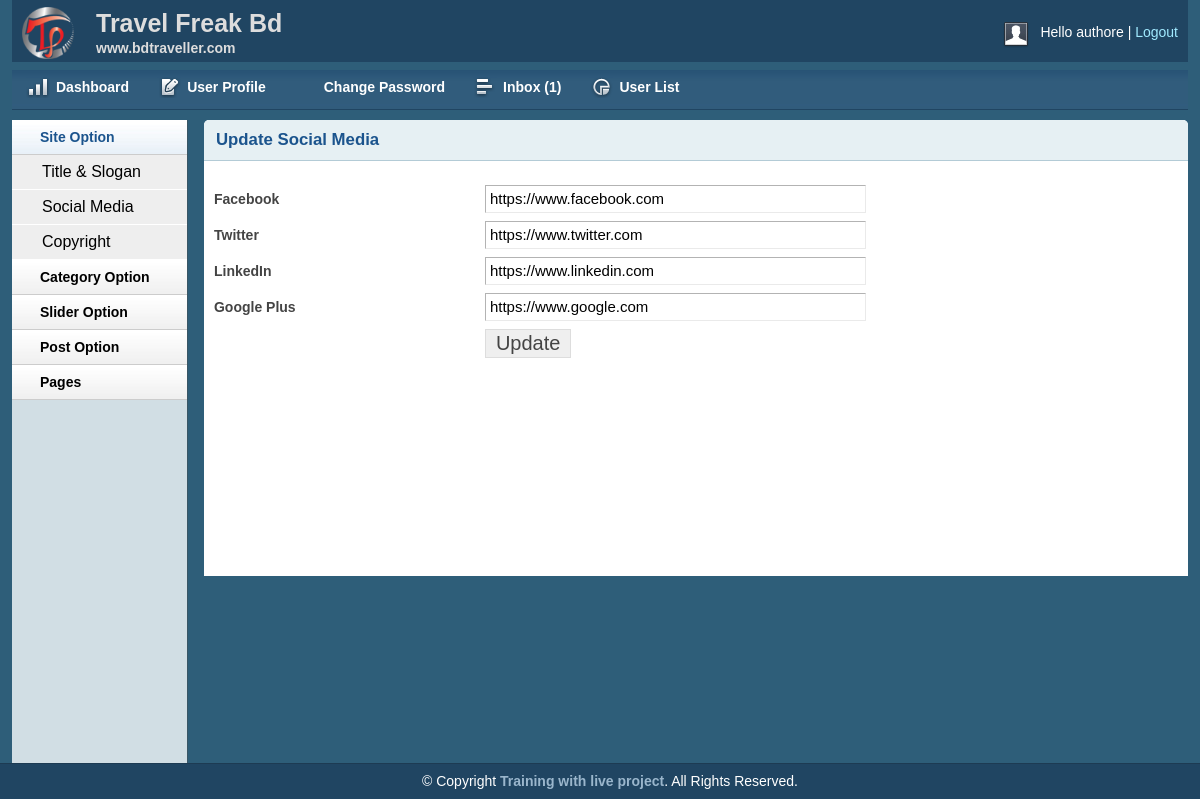
The page /admin/social.php (signed in) on the database its author committed.
### tables this page shows
CREATE TABLE IF NOT EXISTS `social_tbl` (
  `id` int(11) NOT NULL AUTO_INCREMENT,
  `fb` varchar(255) NOT NULL,
  `tt` varchar(255) NOT NULL,
  `ln` varchar(255) NOT NULL,
  `gp` varchar(255) NOT NULL,
  PRIMARY KEY (`id`)
);

### lib/database1.php (called while the page is built, shortened)
<?php
 class Database{
      private $dbname="mysql:host=localhost; dbname=db_blog;";
      private $dbuser="root";
      private $dbpass="";
      public $conn;
    public function __construct(){
        if(!isset($this->conn)){
            try {
                $this->conn= new PDO("$this->dbname,$this->dbuser,$this->dbpass");
                $this->conn->setAttribute(PDO::ATTR_ERRMODE,PDO::ERRMODE_EXCEPTION);
            } catch (PDOException $e) {
                die("connection failed".$e->getMessage());
            }
        }
     }
}
?>

### admin/social.php (the view, shortened to what this page needs)
<?php include "inc/header.php" ;?>
 <?php include "inc/sidebar.php" ;?>
        <div class="grid_10">
            <div class="box round first grid">
                <h2>Update Social Media</h2>
                <div class="block">
                <form action="" method="POST" enctype="multipart/form-data">
                <?php
                    $query = "SELECT * FROM social_tbl WHERE id='1'";
                    $res=$db->conn->prepare($query);
                    $res->execute();
                    $val = $res->fetchAll();
                    foreach($val as $key){
                ?>
                    <table class="form">
                        <tr>
                            <td>
                                <label>Facebook</label>
                            </td>
                            <td>
                                <input type="text" name="fb" value ="<?php echo $key['fb'];?>" class="medium" />
                            </td>
                        </tr>
						 <tr>
                            <td>
                                <label>Twitter</label>
                            </td>
                            <td>
                                <input type="text" name="tt" value ="<?php echo $key['tt'];?>" class="medium" />
                            </td>
                        </tr>
						 <tr>
                            <td>
                                <label>LinkedIn</label>
                            </td>
                            <td>
                                <input type="text" name="ln" value ="<?php echo $key['ln'];?>" class="medium" />
                            </td>
                        </tr>
						 <tr>
                            <td>
                                <label>Google Plus</label>
                            </td>
                            <td>
                                <input type="text" name="gp" value ="<?php echo $key['gp'];?>" class="medium" />
                            </td>
                        </tr>
						 <tr>
                            <td></td>
                            <td>
                                <input type="submit" name="submit" value="Update" />
                            </td>
                        </tr>
                    </table>
                    </form>
                    <?php } ;?>
                </div>
            </div>
        </div>
      <?php include "inc/footer.php" ;?>

### admin/css/layout.css (style rules this page uses)
body { background: #fff none repeat scroll 0 0; color: #444; font-size: 14px; padding: 0; }
h1, h2, h3, h4, h5, h6 { line-height: 1.2em; margin-bottom: .3em; }
h2 { margin-top: 1em; }
.box { background: #fff; margin-bottom: 20px; padding: 10px 10px 10px 10px; margin-left: -8px; }
.box.grid { padding-bottom: 40px; }
.box.round { -moz-border-radius: 5px 5px 0px 0px; -webkit-border-radius: 5px 5px 0px 0px; border-radius: 5px 5px 0px 0px; }
.box h2 { font-size: 1.2em; font-weight: bold; color: #1B548D; background: #E6F0F3; margin: -10px -10px 0 -10px; padding: 10px 12px; border-bottom: 1px solid #B3CBD6; -moz-border-radius: 5px 5px 0px 0px; -webkit-border-radius: 5px 5px 0px 0px; border-radius: 5px 5px 0px 0px; }
.box.first { min-height: 406px; }
.block { padding-top: 20px; }
table.form { width: 100%; }
table.form td { padding: 4px 0px; }
table.form label { font-weight: bold; }
table.form input, table.form select { font-size: 15px; padding: 4px 4px 5px 4px; border-top: 1px solid #b3b3b3; border-left: 1px solid #b3b3b3; border-right: 1px solid #eaeaea; border-bottom: 1px solid #eaeaea; }
table.form input[type="submit"] { border: 1px solid #ddd; color: #444; cursor: pointer; font-size: 20px; padding: 2px 10px; }
input.medium { width: 55%; }
.block { padding-bottom: 1px; }

### rows shown on the page
social_tbl: fb "https://www.facebook.com", tt "https://www.twitter.com", ln "https://www.linkedin.com", gp "https://www.google.com"

### other values the page prints
session::get("username") "authore"
$row "1"
